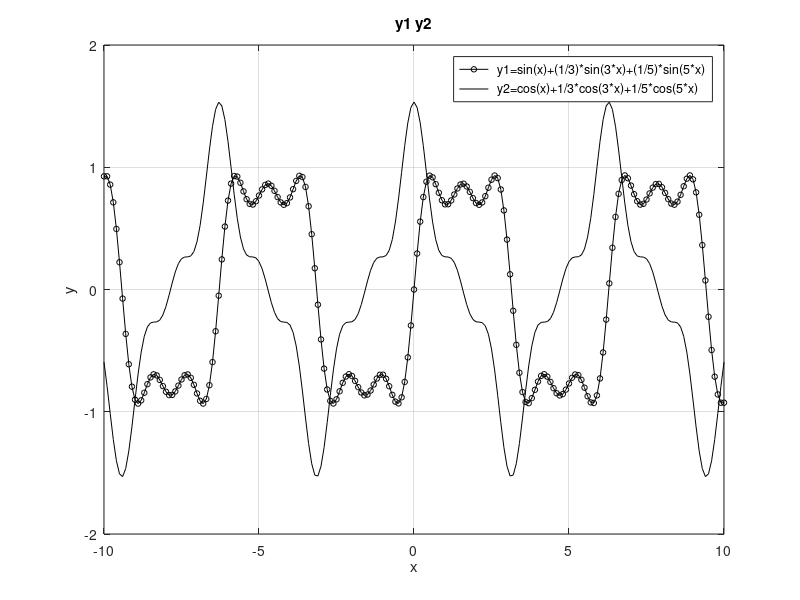
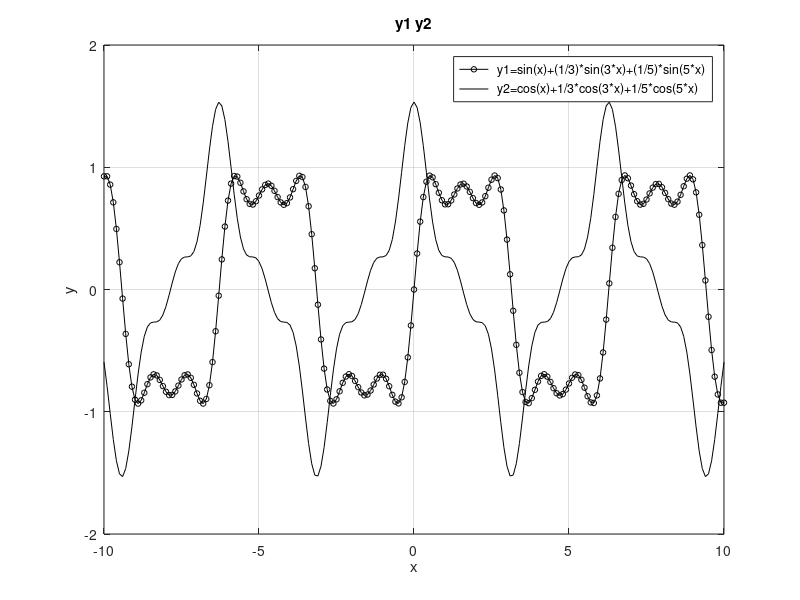

These charts were generated, in order, by the following MATLAB code:
% Формирование массива x:
x=-10:0.1:10;
% Формирование массива y.
y1=sin(x)+1/3*sin(3*x)+1/5*sin(5*x);
y2=cos(x)+1/3*cos(3*x)+1/5*cos(5*x);

% Построение графика функции:
plot(x,y1, "-ok; y1=sin(x)+(1/3)*sin(3*x)+(1/5)*sin(5*x);","markersize",4)
hold on
plot(x,y2, "-k; y2=cos(x)+1/3*cos(3*x)+1/5*cos(5*x);")

% Отображение сетки на графике
grid on;
% Подпись оси X:
xlabel('x');
% Подпись оси Y:
ylabel('y');
% Название графика:
title('y1 y2');

% Экспорт рисунка в файл .eps:
print ("plot-sin-cos.eps", "-mono", "-FArial:16", "-deps")
% Экспорт рисунка в файл .png:
print("plot-sin-cos.png");

